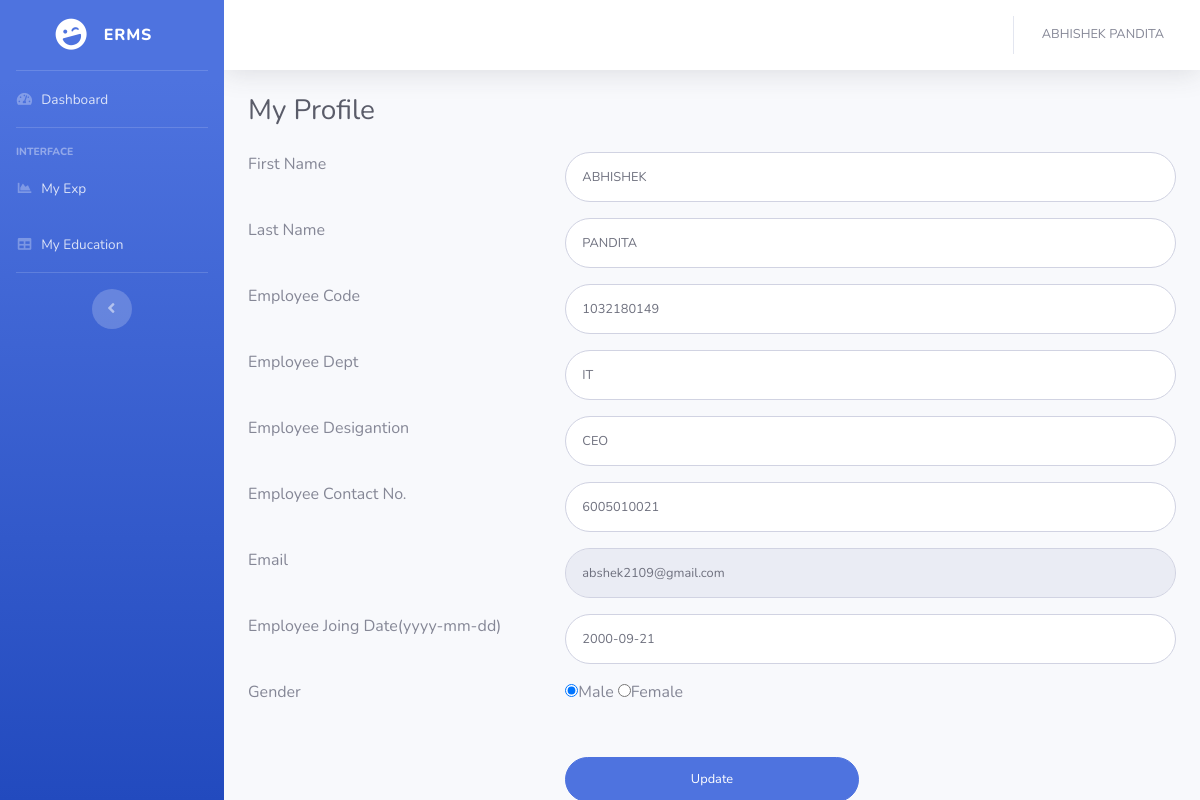
Page /employee/myprofile.php (signed in) on the committed database.
### tables this page shows
CREATE TABLE `employeedetail` (
  `ID` int(11) NOT NULL,
  `EmpFname` varchar(50) DEFAULT NULL,
  `EmpLName` varchar(50) NOT NULL,
  `EmpCode` varchar(50) DEFAULT NULL,
  `EmpDept` varchar(120) DEFAULT NULL,
  `EmpDesignation` varchar(120) DEFAULT NULL,
  `EmpContactNo` bigint(10) DEFAULT NULL,
  `EmpGender` enum('Male','Female') DEFAULT NULL,
  `EmpEmail` varchar(200) DEFAULT NULL,
  `EmpPassword` varchar(100) DEFAULT NULL,
  `EmpJoingdate` date DEFAULT NULL,
  `PostingDate` timestamp NOT NULL DEFAULT current_timestamp()
);

### employee/myprofile.php (the view, shortened to what this page needs)
<?php
include('includes/dbconnection.php');
if (strlen($_SESSION['uid']==0)) {
  header('location:logout.php');
  } else{
  ?>
<!DOCTYPE html>
<html lang="en">
<head>
  <link href="vendor/fontawesome-free/css/all.min.css" rel="stylesheet" type="text/css">
  <link href="css/sb-admin-2.min.css" rel="stylesheet">
</head>
<body id="page-top">
  <div id="wrapper">
  <?php include_once('includes/sidebar.php')?>
    <div id="content-wrapper" class="d-flex flex-column">
      <div id="content">
         <?php include_once('includes/header.php')?>
        <div class="container-fluid">
          <h1 class="h3 mb-4 text-gray-800">My Profile</h1>
<form class="user" method="post" action="">
  <?php
$eid=$_SESSION['uid'];
$ret=mysqli_query($con,"select * from employeedetail where ID='$eid'");
while ($row=mysqli_fetch_array($ret)) {
?>
               <div class="row">
                <div class="col-4 mb-3">First Name</div>
                   <div class="col-8 mb-3">   <input type="text" class="form-control form-control-user" id="FirstName" name="FirstName" aria-describedby="emailHelp" required="true" value="<?php  echo $row['EmpFname'];?>"></div>
                    </div>
                    <div class="row">
                      <div class="col-4 mb-3">Last Name </div>
                     <div class="col-8 mb-3">  <input type="text" class="form-control form-control-user" id="LastName" name="LastName" aria-describedby="emailHelp" required="true" value="<?php  echo $row['EmpLName'];?>"></div>
                     </div>
                    <div class="row">
                    <div class="col-4 mb-3">Employee Code </div>
                    <div class="col-8 mb-3">
                      <input type="text" class="form-control form-control-user" id="EmpCode" name="EmpCode" aria-describedby="emailHelp" required="true" value="<?php  echo $row['EmpCode'];?>"></div>
                    </div>
                    <div class="row">
                      <div class="col-4 mb-3">Employee Dept</div>
                     <div class="col-8 mb-3">
                      <input type="text" class="form-control form-control-user" id="EmpDept" name="EmpDept" aria-describedby="emailHelp" required="true" value="<?php  echo $row['EmpDept'];?>">
                    </div></div>
                    <div class="row">
                    <div class="col-4 mb-3">Employee Desigantion</div>
                    <div class="col-8 mb-3">
                      <input type="text" class="form-control form-control-user" id="EmpDesignation" name="EmpDesignation" aria-describedby="emailHelp" required="true" value="<?php  echo $row['EmpDesignation'];?>">
                    </div></div>
                    <div class="row">
                      <div class="col-4 mb-3">Employee Contact No.</div>
                    <div class="col-8 mb-3">
                      <input type="text" class="form-control form-control-user" id="EmpContactNo" name="EmpContactNo" aria-describedby="emailHelp" required="true" value="<?php  echo $row['EmpContactNo'];?>">
                    </div></div>
                    <div class="row">
                    <div class="col-4 mb-3">Email</div>
                   <div class="col-8 mb-3">
                      <input type="email" class="form-control form-control-user" id="Email" name="Email" aria-describedby="emailHelp" placeholder="Enter Email Address..." required="true" value="<?php  echo $row['EmpEmail'];?>" readonly="true">
                    </div></div>
                    <div class="row">
                      <div class="col-4 mb-3">Employee Joing Date(yyyy-mm-dd)</div>
                    <div class="col-8  mb-3">
                      <input type="text" class="form-control form-control-user" value="<?php  echo $row['EmpJoingdate'];?>" id="jDate" name="EmpJoingdate" aria-describedby="emailHelp">
                    </div></div>
                    <div class="row">
                      <div class="col-4 mb-3">Gender</div>
                    <div class="col-4 mb-3">
<?php if($row['EmpGender']=="Male")
{?>
                      <input type="radio" id="gender" name="gender" value="Male" checked="true">Male
                     <input type="radio" name="gender" value="Female">Female
                   <?php }   if($row['EmpGender']=="Female") {?>
 <input type="radio" id="gender" name="gender" value="Male" >Male
  <input type="radio" name="gender" value="Female" checked="true">Female
                   <?php }?>
                    </div></div>
<?php } ?>
                    <div class="row" style="margin-top:4%">
                      <div class="col-4"></div>
                      <div class="col-4">
                      <input type="submit" name="submit"  value="Update" class="btn btn-primary btn-user btn-block">
                    </div>
                    </div>
                  </form>
        </div>
      </div>
    </div>
  </div>
</body>
</html>
<?php }  ?>

### employee/includes/header.php (shortened to what this page needs)
 <nav class="navbar navbar-expand navbar-light bg-white topbar mb-4 static-top shadow">
          <ul class="navbar-nav ml-auto">
            <li class="nav-item dropdown no-arrow">
              <a class="nav-link dropdown-toggle" href="#" id="userDropdown" role="button" data-toggle="dropdown" aria-haspopup="true" aria-expanded="false">
<?php
$empid=$_SESSION['uid'];
$ret=mysqli_query($con,"select EmpFname,EmpLname from employeedetail where ID='$empid'");
$row=mysqli_fetch_array($ret);
$fname=$row['EmpFname'];
$lname=$row['EmpLname'];
?>
                <span class="mr-2 d-none d-lg-inline text-gray-600 small"><?php echo $fname." ".$lname; ?></span>
              </a>
            </li>
          </ul>
        </nav>

### rows in the picture
employeedetail: EmpFname "ABHISHEK", EmpLName "PANDITA", FirstName "ABHISHEK", LastName "PANDITA", EmpCode "1032180149", EmpDept "IT", EmpDesignation "CEO", EmpContactNo "6005010021", Email "abshek2109@gmail.com", EmpJoingdate "2000-09-21"
